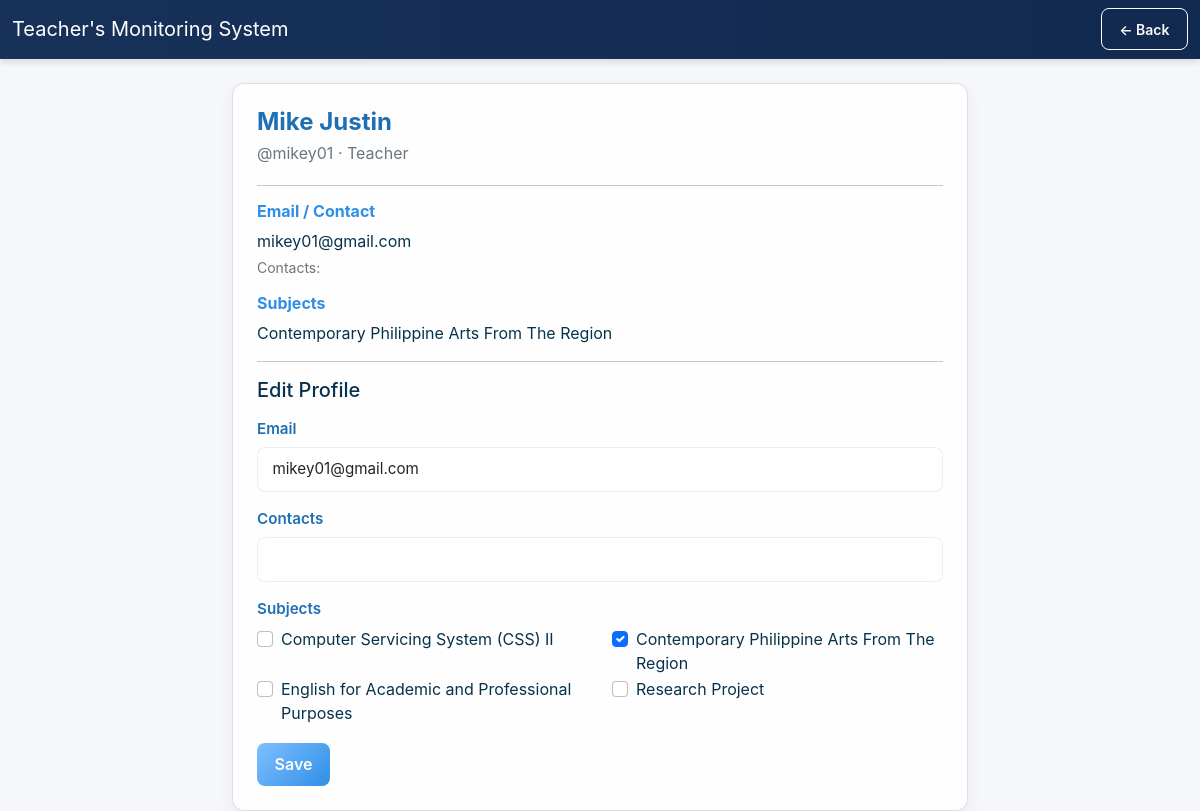
The app's page /profile.php (signed in) with its own data.
### tables this page shows
CREATE TABLE `teachers` (
  `id` int(11) NOT NULL,
  `fullName` varchar(100) NOT NULL,
  `username` varchar(20) NOT NULL,
  `password` varchar(255) NOT NULL,
  `created_at` timestamp NOT NULL DEFAULT current_timestamp(),
  `role` varchar(20) DEFAULT 'teacher',
  `status` varchar(20) DEFAULT 'pending',
  `email` varchar(255) DEFAULT NULL,
  `contacts` varchar(255) DEFAULT NULL,
  `first_name` varchar(255) DEFAULT NULL,
  `middle_name` varchar(255) DEFAULT NULL,
  `last_name` varchar(255) DEFAULT NULL,
  `subjects` text DEFAULT NULL
);

CREATE TABLE `subjects` (
  `id` int(11) NOT NULL,
  `name` varchar(150) NOT NULL
);

### profile.php (the view, shortened to what this page needs)
<?php
include 'database.php';
$profile_id = isset($_GET['id']) ? intval($_GET['id']) : (isset($_SESSION['teacher_id']) ? intval($_SESSION['teacher_id']) : 0);
$stmt = $connection->prepare("SELECT id, fullName, username, role, email, contacts, subjects FROM teachers WHERE id = ? LIMIT 1");
$stmt->bind_param("i", $profile_id);
$stmt->execute();
$res = $stmt->get_result();
$profile = $res->fetch_assoc();
$is_owner = isset($_SESSION['teacher_id']) && $_SESSION['teacher_id'] == $profile_id;
$hasSubjectsTable = false;
$r = $connection->query("SHOW TABLES LIKE 'subjects'");
if ($r && $r->num_rows > 0) {
    $hasSubjectsTable = true;
}
if ($hasSubjectsTable) {
    $sstmt = $connection->prepare("SELECT s.name FROM subjects s JOIN teacher_subjects ts ON s.id = ts.subject_id WHERE ts.teacher_id = ? ORDER BY s.name");
    $sstmt->bind_param("i", $profile_id);
    $sstmt->execute();
    $sres = $sstmt->get_result();
    $subs = [];
    while ($row = $sres->fetch_assoc()) {
        $subs[] = $row['name'];
    }
    $profile['subjects'] = implode("\n", $subs);
}
?>
<!doctype html>
<html lang="en">
<head>
    <link href="https://cdn.jsdelivr.net/npm/bootstrap@5.1.3/dist/css/bootstrap.min.css" rel="stylesheet">
    <link rel="stylesheet" href="assets/css/style.css">
</head>
<body>
    <nav class="navbar navbar-dark bg-dark">
        <div class="container-fluid">
            <a class="navbar-brand" href="dashboard.php">Teacher's Monitoring System</a>
            <div>
                <?php if (isset($_SESSION['teacher_id'])): ?>
                    <a class="btn btn-outline-light btn-sm" href="dashboard.php">← Back</a>
                <?php else: ?>
                    <a class="btn btn-outline-light btn-sm" href="index.php">Home</a>
                <?php endif; ?>
            </div>
        </div>
    </nav>
    <div class="container mt-4">
        <div class="row justify-content-center">
            <div class="col-md-8">
                <div class="card">
                    <div class="card-body">
                        <div class="d-flex align-items-center">
                            <div class="flex-grow-1">
                                <h4 class="card-title mb-1"><?php echo htmlspecialchars($profile['fullName']); ?></h4>
                                <p class="text-muted mb-1">@<?php echo htmlspecialchars($profile['username']); ?> &middot; <?php echo htmlspecialchars(ucfirst($profile['role'])); ?></p>
                            </div>
                        </div>
                        <hr>
                        <div class="mb-3 profile-subsection">
                            <h6>Email / Contact</h6>
                            <p class="mb-1"><?php echo htmlspecialchars($profile['email'] ?? ''); ?></p>
                            <p class="mb-0 text-muted small">Contacts: <?php echo htmlspecialchars($profile['contacts'] ?? ''); ?></p>
                        </div>
                        <div class="mb-3 profile-subsection">
                            <h6>Subjects</h6>
                            <div id="subjectsTags" class="mb-2">
                                <?php if (!empty($profile['subjects'])): ?>
                                    <?php foreach (preg_split('/\r?\n/', $profile['subjects']) as $sub):
                                        $sub = trim($sub);
                                    ?>
                                        <span class="tag-item"><?php echo htmlspecialchars($sub); ?></span>
                                    <?php endforeach; ?>
                                <?php else: ?>
                                    <p class="text-muted small">No subjects listed.</p>
                                <?php endif; ?>
                            </div>
                        </div>
                        <?php if ($is_owner): ?>
                            <hr>
                            <h5>Edit Profile</h5>
                            <form method="POST" id="profileEditForm" class="mt-3">
                                <div class="mb-3">
                                    <label class="form-label">Email</label>
                                    <input type="email" name="email" class="form-control" value="<?php echo htmlspecialchars($profile['email'] ?? ''); ?>">
                                </div>
                                <div class="mb-3">
                                    <label class="form-label">Contacts</label>
                                    <input type="text" name="contacts" class="form-control" value="<?php echo htmlspecialchars($profile['contacts'] ?? ''); ?>">
                                </div>
                                <div class="mb-3">
                                    <label class="form-label">Subjects</label>
                                    <div class="mb-2">
                                        <?php
                                        $allSubjectsStmt = $connection->query("SELECT id, name FROM subjects ORDER BY name");
                                        $linked = [];
                                        $ls = $connection->prepare("SELECT subject_id FROM teacher_subjects WHERE teacher_id = ?");
                                        $ls->bind_param("i", $profile_id);
                                        $ls->execute();
                                        $lres = $ls->get_result();
                                        while ($row = $lres->fetch_assoc()) $linked[] = intval($row['subject_id']);
                                        if ($allSubjectsStmt && $allSubjectsStmt->num_rows > 0) {
                                            echo '<div class="row">';
                                            while ($s = $allSubjectsStmt->fetch_assoc()) {
                                                $checked = in_array(intval($s['id']), $linked) ? 'checked' : '';
                                                echo '<div class="col-md-6"><div class="form-check">';
                                                echo '<input class="form-check-input" type="checkbox" name="subjects[]" value="' . htmlspecialchars($s['name']) . '" id="sub_' . intval($s['id']) . '" ' . $checked . '>';
                                                echo '<label class="form-check-label" for="sub_' . intval($s['id']) . '">' . htmlspecialchars($s['name']) . '</label>';
                                                echo '</div></div>';
                                            }
                                            echo '</div>';
                                        } else {
                                            echo '<p class="text-muted small">No subjects available. Ask an admin to add subjects.</p>';
                                        }
                                        ?>
                                    </div>
                                </div>
                                <button type="submit" name="save_profile" class="btn btn-primary">Save</button>
                            </form>
                        <?php endif; ?>
                    </div>
                </div>
            </div>
        </div>
    </div>
</body>
</html>

### assets/css/style.css (style rules this page uses)
* { margin: 0; padding: 0; box-sizing: border-box; }
:root { --blue-50: #f3f9ff; --blue-100: #e6f2ff; --blue-200: #cfe9ff; --blue-400: #7fbfff; --blue-500: #4da9ff; --blue-600: #2f8fe6; --blue-700: #1f6fb3; --muted: #fbfdff; --glass-alpha: 0.88; }
body { font-family: 'Inter', -apple-system, system-ui, 'Segoe UI', Roboto, sans-serif; font-weight: 400; -webkit-font-smoothing: antialiased; -moz-osx-font-smoothing: grayscale; min-height: 100vh; position: relative; color: #07324d; background-color: #f5f7fa; }
html { -webkit-text-size-adjust: 100%; }
.card { border-radius: 12px; box-shadow: 0 6px 18px rgba(15, 38, 80, 0.06); transition: transform 0.18s, box-shadow 0.18s, background 0.2s; background: rgba(255,255,255,var(--glass-alpha)); }
.card-body { padding: 1.5rem; }
.form-control, .form-select { transition: border-color 0.25s ease, box-shadow 0.25s ease, background-color 0.2s ease; }
.form-control::placeholder { color: #aaa; transition: color 0.3s ease; }
.card, .advisory-classes-section, .dashboard-main > h2 { animation: fadeUp 420ms ease both; }
.navbar { animation: fadeUp 360ms ease both; }
.btn { transition: transform 0.18s ease, box-shadow 0.18s ease, background 0.18s ease; }
.card .card-title { font-size: 1.5rem; font-weight: 700; color: var(--blue-700); }
.card .text-muted.small { color: #6c757d; }
.profile-subsection { margin-top: 1rem; }
.profile-subsection h6 { color: var(--blue-600); font-weight: 700; }
.form-label { font-weight: 600; color: var(--blue-700); margin-bottom: 0.35rem; display: block; font-size: 0.95rem; }
.form-control, .form-select { border-radius: 8px; border: 1px solid rgba(15,40,100,0.08); padding: 0.65rem 0.9rem; transition: border-color 0.2s, box-shadow 0.2s; font-size: 0.95rem; background: rgba(255,255,255,0.9); }
.btn { border-radius: 8px; padding: 0.6rem 1.1rem; font-weight: 600; transition: transform 0.15s, box-shadow 0.15s; }
.btn-primary { background: linear-gradient(135deg, var(--blue-400) 0%, var(--blue-600) 100%); border: none; color: #fff; }
a { color: #667eea; text-decoration: none; transition: color 0.3s; }
.navbar { box-shadow: 0 4px 6px rgba(0, 0, 0, 0.1); }
.navbar-dark { background: linear-gradient(90deg, rgba(11,38,80,0.95), rgba(6,30,70,0.95)) !important; border-bottom: 1px solid rgba(255,255,255,0.02); }

### records on screen
teachers: fullName "Mike Justin", username "mikey01", role "Teacher", email "mikey01@gmail.com"
subjects: name "Computer Servicing System (CSS) II"
subjects: name "Contemporary Philippine Arts From The Region"
subjects: name "English for Academic and Professional Purposes"
subjects: name "Research Project"

### other values on screen
$sub "Contemporary Philippine Arts From The Region"
